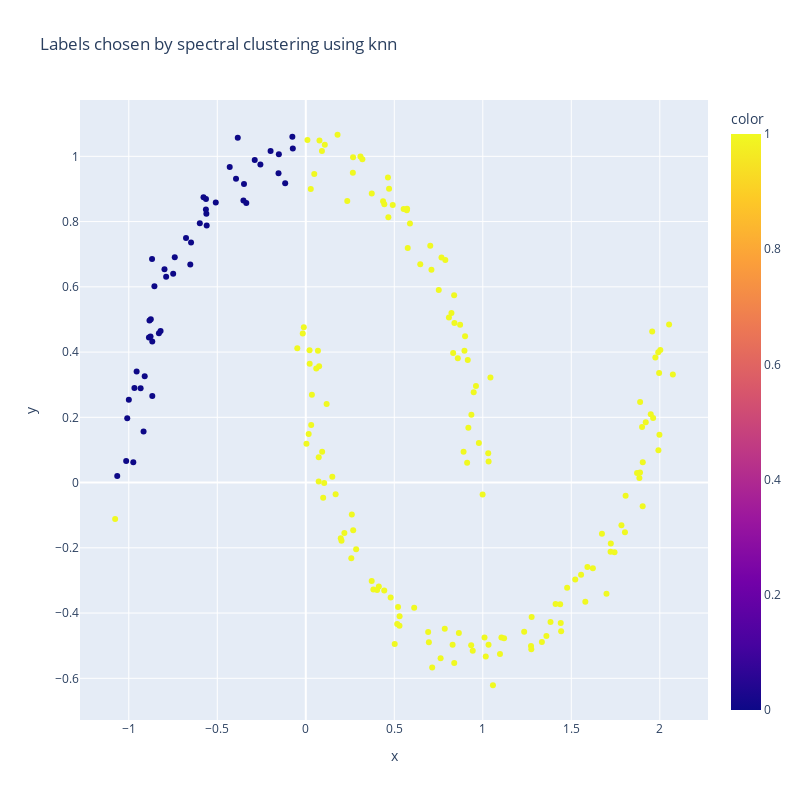

The code cell stored with this chart in its notebook:
### Code cell
fig = px.scatter(x=x, y=y, color=labels, width=800, height=800, title="Labels chosen by spectral clustering using knn")
fig.show()

### Figure 1 — Plotly figure (JSON) as saved in the notebook; plotly's stock layout.template omitted (floating-point values rounded to 4 significant figures; data arrays with more than 128 entries replaced by an {"elided": "..."} marker saying what was removed)
{"data": [{"hovertemplate": "x=%{x}<br>y=%{y}<br>color=%{marker.color}<extra></extra>", "legendgroup": "", "marker": {"color": {"elided": "200 int values"}, "coloraxis": "coloraxis", "symbol": "circle"}, "mode": "markers", "name": "", "orientation": "v", "showlegend": false, "type": "scatter", "x": {"elided": "200 float values"}, "xaxis": "x", "y": {"elided": "200 float values"}, "yaxis": "y"}], "layout": {"coloraxis": {"colorbar": {"title": {"text": "color"}}, "colorscale": [[0, "#0d0887"], [0.1111, "#46039f"], [0.2222, "#7201a8"], [0.3333, "#9c179e"], [0.4444, "#bd3786"], [0.5556, "#d8576b"], [0.6667, "#ed7953"], [0.7778, "#fb9f3a"], [0.8889, "#fdca26"], [1, "#f0f921"]]}, "height": 800, "legend": {"tracegroupgap": 0}, "title": {"text": "Labels chosen by spectral clustering using knn"}, "width": 800, "xaxis": {"anchor": "y", "domain": [0, 1], "title": {"text": "x"}}, "yaxis": {"anchor": "x", "domain": [0, 1], "title": {"text": "y"}}}}
